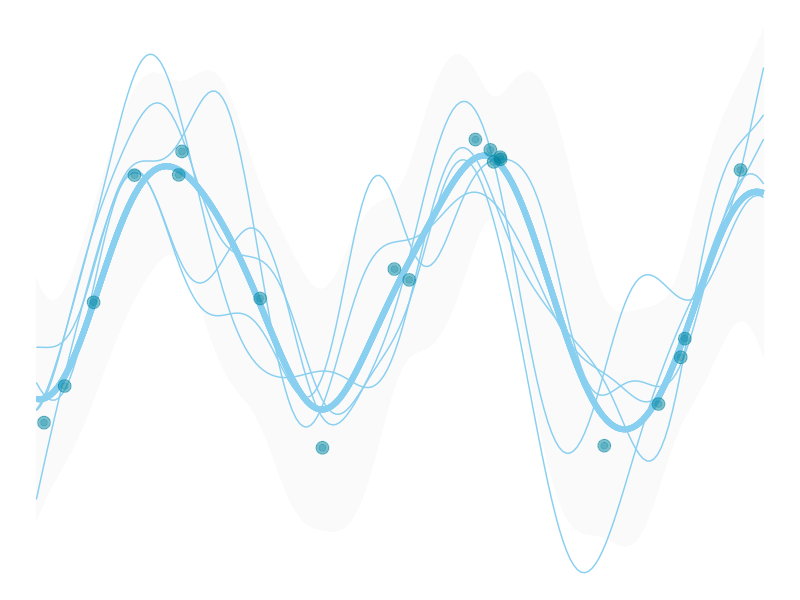

Here is the R script that generated this plot:
## ---- chunk 1
knitr::opts_chunk$set(
  echo = FALSE,
  dev.args = list(bg = 'transparent'),
  # dev='svglite',
  # fig.align='center',
  #out.width='75%', fig.asp=.75,
  cache.rebuild = F,
  cache = F
)
library(tidyverse)
## ---- chunk 2
library(tidyverse)
l = 1            # for l, sigma_f, sigma_n, see note at covariance function
sigma_f = 1      
sigma_n = .25 
k_eps   = 1e-8   # see note at Kstarstar
n_prior = 5      # number of prior draws
n_post_pred = 5  # number of posterior predictive draws
X_train = 15 * (runif(20) - .5)  
n_train = length(X_train)
# kept sine function for comparison to noise free result
y_train = sin(X_train) + rnorm(n = n_train, sd = .1)  
X_test = seq(-7.5, 7.5, length = 200)
n_test = length(X_test)
gp_mu <- function(x) {
  map_dbl(x, function(x) x = 0)
}
gp_K <- function(
  x,
  y = NULL,
  l = 1,
  sigma_f = 1,
  sigma_n = .5
  ) {
  
  if(!is.null(y)){
    sigma_f * exp( -(1/(2 * l^2)) * as.matrix(dist(x, upper = TRUE, diag = TRUE) ^ 2) ) +
      sigma_n*diag(length(x))    
  }
  else{
    sigma_f * exp( -(1/(2 * l^2)) * as.matrix(dist(x, upper = TRUE, diag = TRUE) ^ 2) )
  }  
}
Ky = gp_K(
  x = X_train,
  y = y_train,
  l = l,
  sigma_f = sigma_f,
  sigma_n = sigma_n
)
# initial matrix
K_ = gp_K(
  c(X_train, X_test),
  l = l,
  sigma_f = sigma_f,
  sigma_n = sigma_n
)
Kstar  = K_[1:n_train, (n_train+1):ncol(K_)]                    # dim = N x N*
tKstar = t(Kstar)                                               # dim = N* x N
Kstarstar = K_[(n_train+1):nrow(K_), (n_train+1):ncol(K_)] +    # dim = N* x N*
  k_eps*diag(n_test)      # the k_eps part is for positive definiteness
Kyinv = solve(Ky)
post_mu = gp_mu(X_test) + tKstar %*% Kyinv %*% (y_train - gp_mu(X_train))
post_K  = Kstarstar - tKstar %*% Kyinv %*% Kstar
s2 = diag(post_K)
y_pp = data.frame(t(MASS::mvrnorm(n_post_pred, mu = post_mu, Sigma = post_K)))
pp_data = data.frame(
  x = X_test,
  y = y_pp,
  fmean = post_mu, 
  se_lower = post_mu - 2 * sqrt(s2),
  se_upper = post_mu + 2 * sqrt(s2)
) %>% 
  pivot_longer(starts_with('y'), names_to = 'variable')
gdat = data.frame(
  x = X_test,
  y = y_pp,
  fmean = post_mu,
  se_lower = post_mu - 2 * sqrt(s2),
  se_upper = post_mu + 2 * sqrt(s2)
) %>%
  gather(key = variable,
         value = value,
         -x,
         -fmean,
         -se_lower,
         -se_upper)
ggplot(aes(x = x, y = value), data = gdat) +
  geom_ribbon(aes(ymin = se_lower, ymax = se_upper, group = variable),
              fill = 'gray98') +
  geom_line(aes(group = variable), color = '#89cff0') +
  geom_line(aes(group = variable, y = fmean),
            color = '#89cff0',
            size = 2) +
  geom_point(
    aes(x = X_train, y = y_train),
    size = 4,
    color = '#0085a1',
    alpha = .5,
    data = data.frame(X_train, y_train)
  ) +
  geom_point(
    aes(x = X_train, y = y_train),
    size = 2,
    color = '#0085a1',
    alpha = .25,
    data = data.frame(X_train, y_train)
  ) +
  theme_void()
